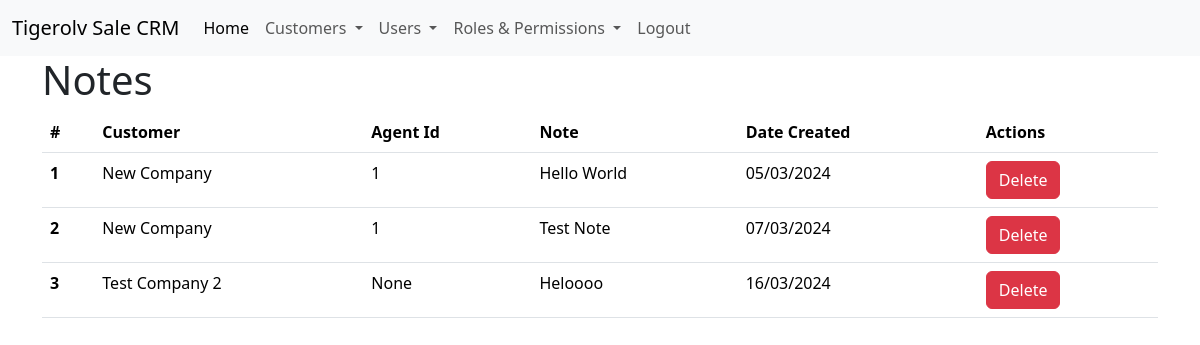
The page /customer/notes (signed in) on the database as committed earlier.
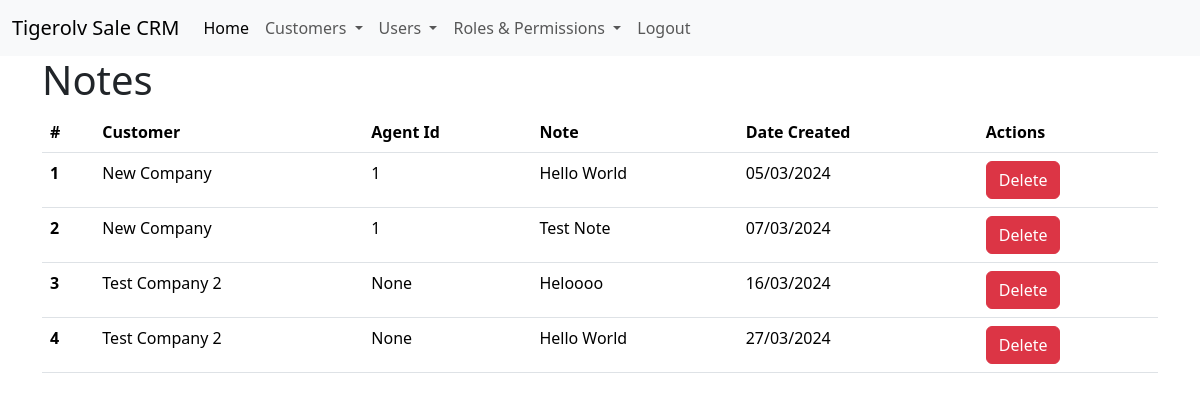
The same page on the database as committed later.
### app/models.py (models this page shows, shortened)
class Note(db.Model):
    __tablename__ = 'note'
    NoteId = db.Column(db.Integer,primary_key=True)
    CustomerId = db.Column(db.Integer,db.ForeignKey('customer.CustomerId'))
    AgentId = db.Column(db.Integer,db.ForeignKey('user.UserId'))
    Note = db.Column(db.String(2000))
    DateCreated = db.Column(db.DateTime, default=datetime.now)

class Customer(db.Model):
    __tablename__ = 'customer'
    CustomerId = db.Column(db.Integer,primary_key=True)
    ProductId = db.Column(db.Integer)
    Name = db.Column(db.String(128))
    Description = db.Column(db.String(5000))
    Status = db.Column(db.String(64))
    ContactName = db.Column(db.String(128))
    ContactEmail = db.Column(db.String(128))
    ContactPhone = db.Column(db.String(64))
    AgentId = db.Column(db.Integer,db.ForeignKey('user.UserId'))
    DateCreated = db.Column(db.DateTime , default=datetime.utcnow)
    notes = db.relationship('Note',backref='customer',lazy='dynamic')

### app/main/views.py (the view)
@main.route('/customer/notes', methods=['GET'])
@login_required
@permission_required(Permission.VIEW)
def view_notes():
    try:
        logging.info('Rendering notes page')
        notes = Note.query.all()
        logging.info('Notes page rendered')
        return render_template('notes.html', notes=notes)
    except:
        logging.error('Issue rendering notes page')
        return render_template('error.html',message= 'There was an issue rendering notes page')

### app/auth/views.py (called while the page is built)
@auth.before_app_request
def before_request():
    if current_user.is_authenticated:
        if not current_user.Confirmed \
                and request.blueprint != 'auth' \
                and request.endpoint != 'static':
            return redirect(url_for('auth.unconfirmed'))

### app/models.py (called while the page is built)
    @login_manager.user_loader
    def load_user(user_id):
        return User.query.get(int(user_id))

    def can(self,permissions):
        return self.Role is not None and (self.Role & permissions) == permissions

### app/templates/notes.html
{% extends 'base.html' %}
{% block body %}
<div class="container">
    <div class="row">
        <div class="col-md-12">
            <h1>Notes</h1>
            <table class="table">
                <thead>
                    <tr>
                        <th scope="col">#</th>
                        <th scope="col">Customer</th>
                        <th scope="col">Agent Id</th>
                        <th scope="col">Note</th>
                        <th scope="col">Date Created</th>
                        <th scope="col">Actions</th>
                    </tr>
                </thead>
                <tbody>
                    {% for note in notes %}
                    <tr>
                        <th scope="row">{{ note.NoteId }}</th>
                        <td>{{ note.customer.Name }}</td>
                        <td>{{ note.AgentId }}</td>
                        <td>{{ note.Note }}</td>
                        <td>{{ note.DateCreated.strftime('%d/%m/%Y') }}</td>
                        <td>
                            <a href="/customer/note/delete/{{ note.NoteId }}" class="btn btn-danger">Delete</a>
                        </td>
                    </tr>
                    {% endfor %}
                </tbody>
            </table>
        </div>
    </div>
{% endblock %}

Rows that differ between the two databases and show on the page:
added Note: NoteId "4", customer.Name "Test Company 2", AgentId "None", Note "Hello World", DateCreated "27/03/2024"
